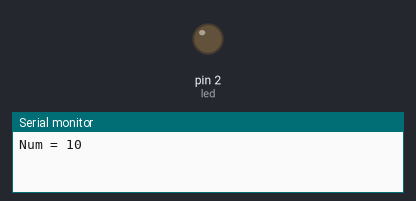
Simulated run of this sketch. Board: Arduino Uno, built with avr-gcc and run on an emulated ATmega328P. On the bench: output pins drawn as LEDs (lit = HIGH), the last lines printed to the serial monitor. Random numbers use the default seed unless the sketch sets one.

Above: at 1.1 s.
At 36.3 s:
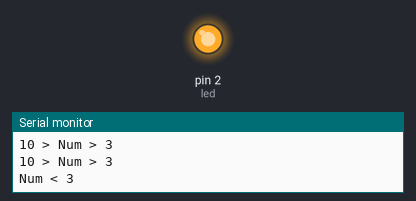
Timing chart, 0 to 38.7 s (numbered marks = the images above):
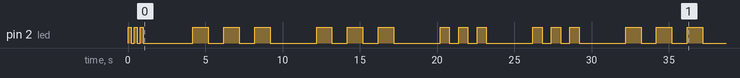

The sketch:

2022-09-08_Blink_With_RNG.ino
```cpp
const int led = 2;
int num;

void setup()
{
  pinMode(led, OUTPUT);
  Serial.begin(9600);
}

void loop()
{
  num = random(11);
  if (num == 10) {
    Serial.println ("Num = 10");
    digitalWrite (led, HIGH);
    delay (200);
    digitalWrite (led, LOW);
    delay (200);
    digitalWrite (led, HIGH);
    delay (200);
    digitalWrite (led, LOW);
    delay (200);
    digitalWrite (led, HIGH);
    delay (200);
    digitalWrite (led, LOW);
    delay (200);
  } else if (num > 3) {
    Serial.println ("10 > Num > 3");
    digitalWrite (led, HIGH);
    delay (600);
    digitalWrite (led, LOW);
    delay (600);
    digitalWrite (led, HIGH);
    delay (600);
    digitalWrite (led, LOW);
    delay (600);
    digitalWrite (led, HIGH);
    delay (600);
    digitalWrite (led, LOW);
  } else {
    Serial.println ("Num < 3");
    digitalWrite (led, HIGH);
    delay (1000);
    digitalWrite (led, LOW);
    delay (1000);
    digitalWrite (led, HIGH);
    delay (1000);
    digitalWrite (led, LOW);
    delay (1000);
    digitalWrite (led, HIGH);
    delay (1000);
    digitalWrite (led, LOW);
  }
  delay (3000);
}
```

Measured:
- by itself, pin 2 (led): LOW → HIGH at 0.00 s, → LOW 0.20 s later, → HIGH 0.20 s later, → LOW 0.20 s later, … (36 changes in this stretch)
